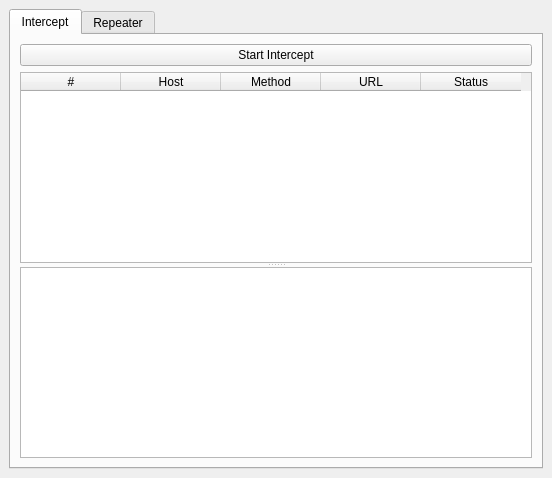
<?xml version="1.0" encoding="UTF-8"?>
<ui version="4.0">
 <class>ProxyLiteWindow</class>
 <widget class="QMainWindow" name="ProxyLiteWindow">
  <property name="windowTitle">
   <string>ProxyLite</string>
  </property>
  <widget class="QWidget" name="centralwidget">
   <layout class="QVBoxLayout" name="verticalLayout">
    <item>
     <widget class="QTabWidget" name="tabWidget">
      <property name="currentIndex">
       <number>0</number>
      </property>
      <widget class="QWidget" name="InterceptTab">
       <attribute name="title">
        <string>Intercept</string>
       </attribute>
       <layout class="QVBoxLayout" name="verticalLayout_Intercept">
        <item>
         <widget class="QPushButton" name="toggle_button">
          <property name="text">
           <string>Start Intercept</string>
          </property>
          <property name="checkable">
           <bool>true</bool>
          </property>
         </widget>
        </item>
        <item>
         <widget class="QSplitter" name="splitter_intercept">
          <property name="orientation">
           <enum>Qt::Vertical</enum>
          </property>
          <widget class="QTableWidget" name="request_table">
           <column>
            <property name="text">
             <string>#</string>
            </property>
           </column>
           <column>
            <property name="text">
             <string>Host</string>
            </property>
           </column>
           <column>
            <property name="text">
             <string>Method</string>
            </property>
           </column>
           <column>
            <property name="text">
             <string>URL</string>
            </property>
           </column>
           <column>
            <property name="text">
             <string>Status</string>
            </property>
           </column>
          </widget>
          <widget class="QTextEdit" name="details_view">
           <property name="readOnly">
            <bool>true</bool>
           </property>
          </widget>
         </widget>
        </item>
       </layout>
      </widget>
      <widget class="QWidget" name="RepeaterTab">
       <attribute name="title">
        <string>Repeater</string>
       </attribute>
       <layout class="QVBoxLayout" name="verticalLayout_Repeater">
        <item>
         <widget class="QPushButton" name="send_button">
          <property name="text">
           <string>Send Request</string>
          </property>
         </widget>
        </item>
        <item>
         <widget class="QSplitter" name="splitter_repeater">
          <property name="orientation">
           <enum>Qt::Horizontal</enum>
          </property>
          <widget class="QTextEdit" name="request_editor"/>
          <widget class="QTextEdit" name="response_viewer">
           <property name="readOnly">
            <bool>true</bool>
           </property>
          </widget>
         </widget>
        </item>
       </layout>
      </widget>
     </widget>
    </item>
   </layout>
  </widget>
 </widget>
 <resources/>
 <connections/>
</ui>
